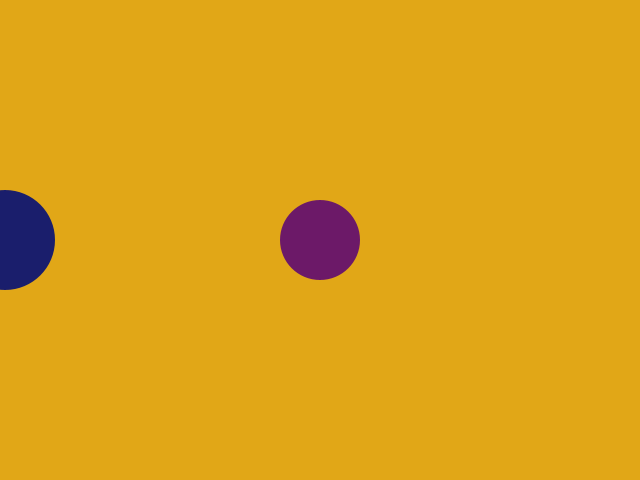
Frame 1 (no input)
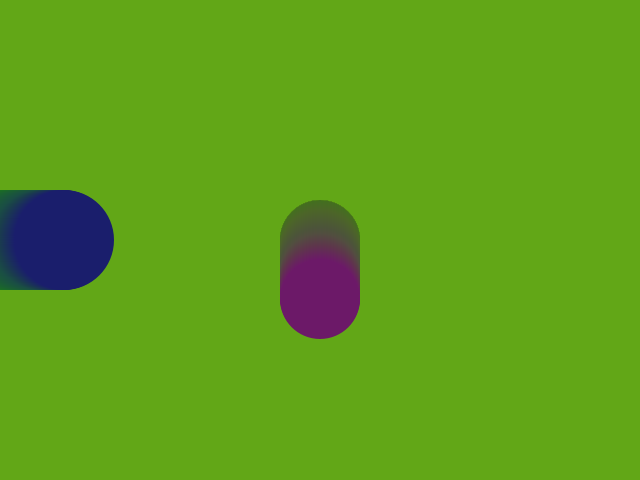
Frame 60 (the mouse pressed at the canvas centre just before this capture)
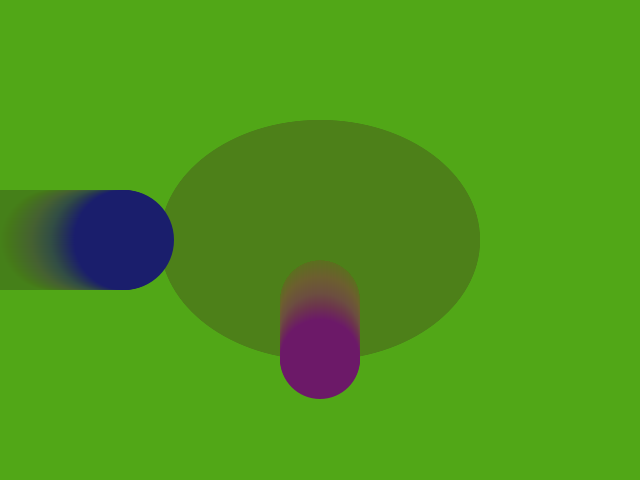
Frame 120 (the mouse held since frame 60 and released just before this capture)

The Processing sketch that drew these frames (run headless with seeded random() and noise(); from frame 60 on, the mouse is pressed at the canvas centre):

// Processing sketch: processing_90317
// ── processing_90317.pde

//Se declaran las variables
int posX;
int posY;
int b;
float distX;
float distY;

//declara las variables para el modo dinámico
//------------------
void setup(){
  size(640, 480);
  background(230,167, 23);
  
  posX = 5;
  posY = height/2;
  b = 0;
  distX = 0;
  distY = 0;
}

//------------------
void draw(){
  //background(b%230,167, 23);  
  fill(b%230,167, 23, 5);
  noStroke();
  rect(0,0,width, height);
  
  distX = abs(mouseX - pmouseX);
  distY = abs(mouseY - pmouseY);
  
  fill(26, 30, 108);
  noStroke();
  ellipse(posX, 240, 100,100);
  
  fill(62, 108, 25);
  noStroke();
  ellipse(mouseX, mouseY, distX, distY);
  
  //pmouseX = posición en X previa del ratón
  
  //posX = posX+1;
  posX++;
  b++;
  
  fill(108, 25,104);
  noStroke();
  ellipse(320, posY, 80, 80);
  posY = posY+1;
  
  
}
